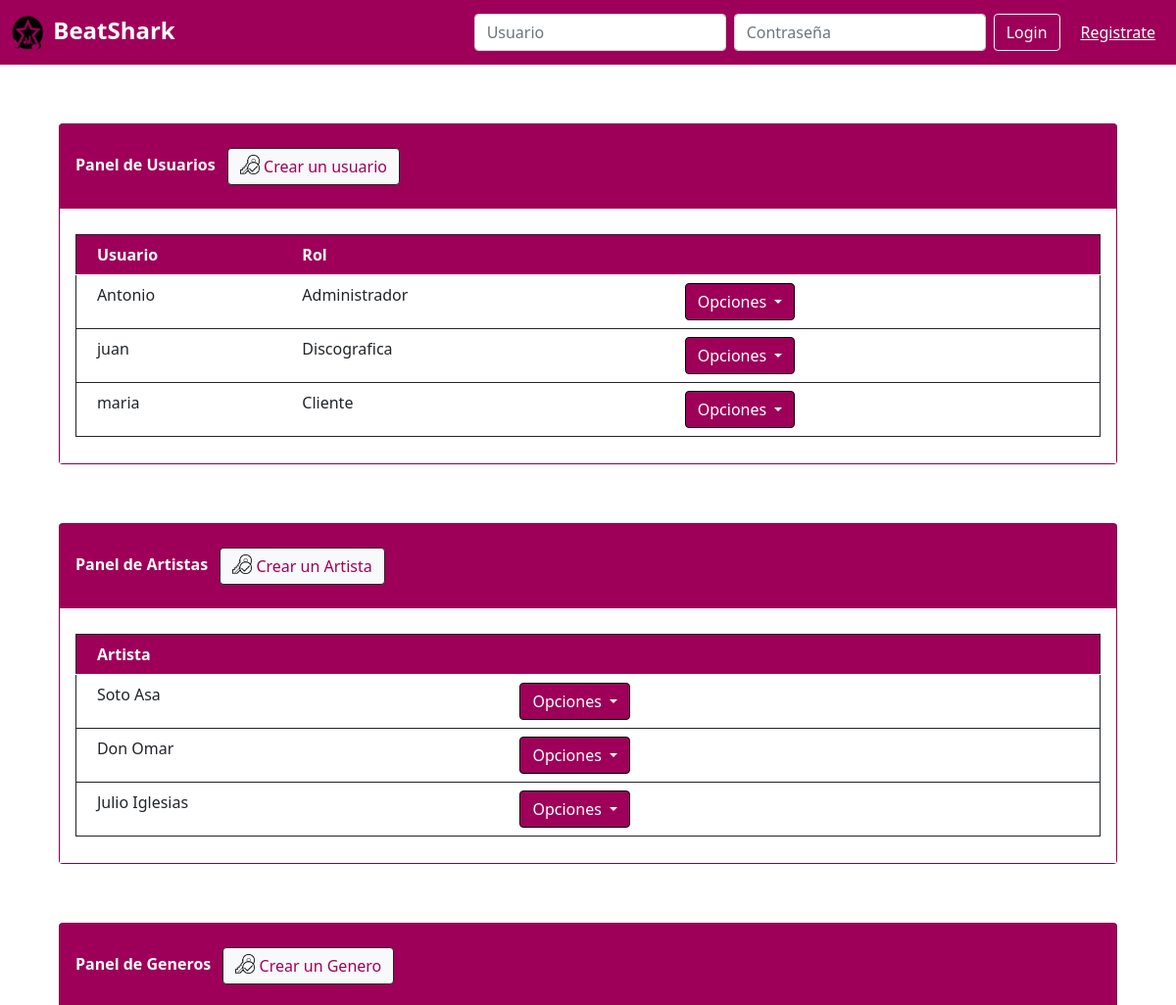
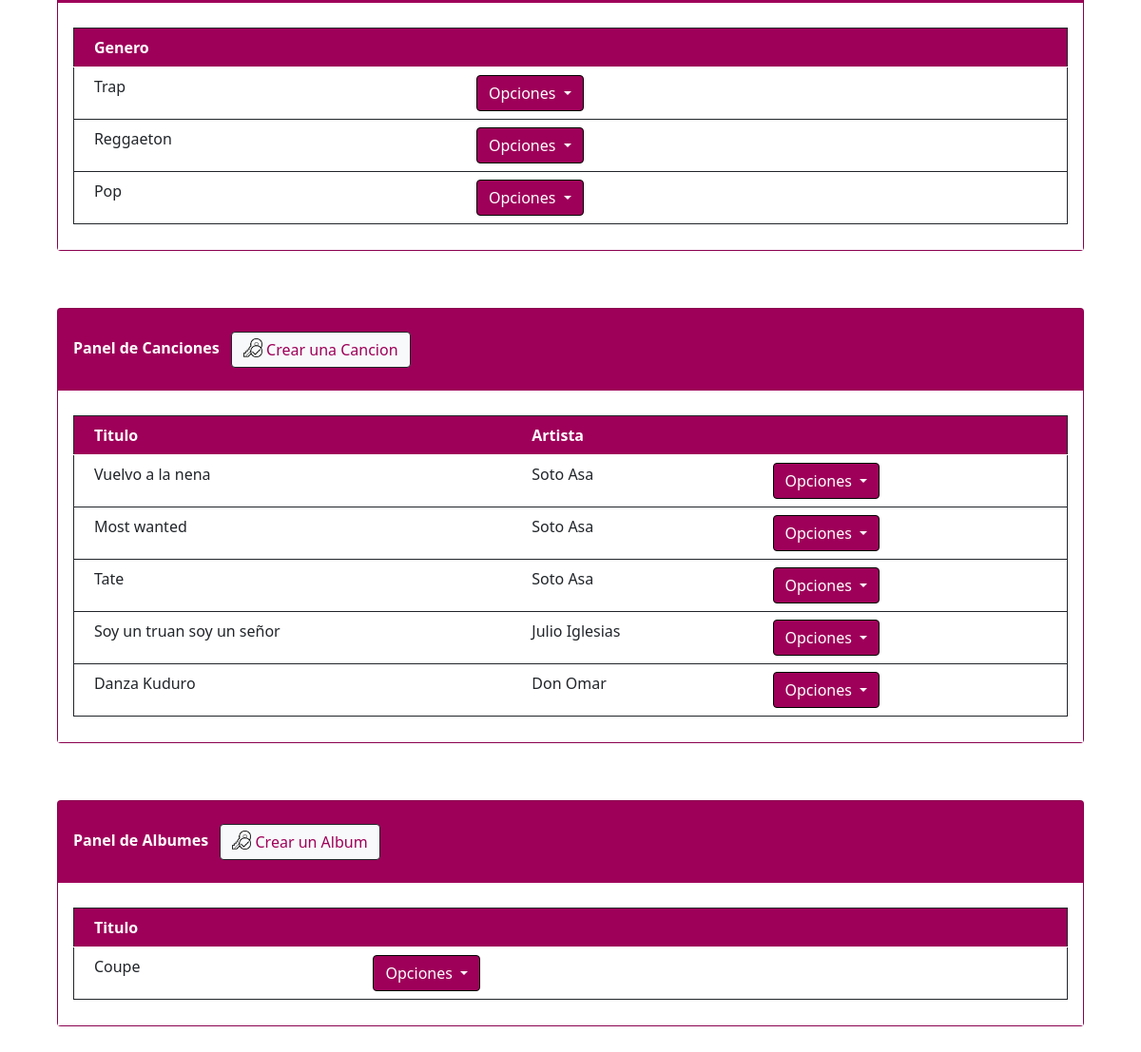
The app's page /edit/ (signed in), older data (2 pictures, top to bottom).
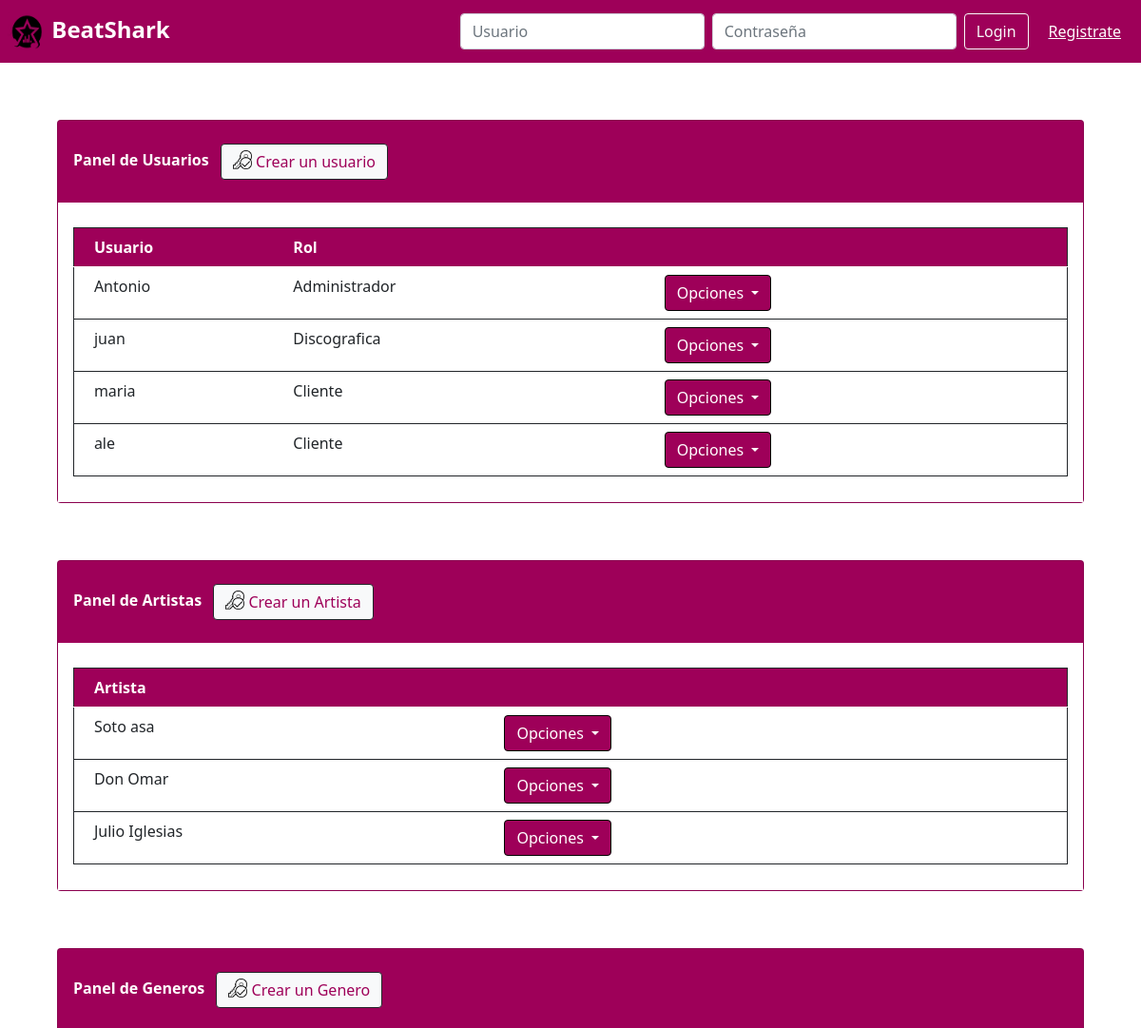
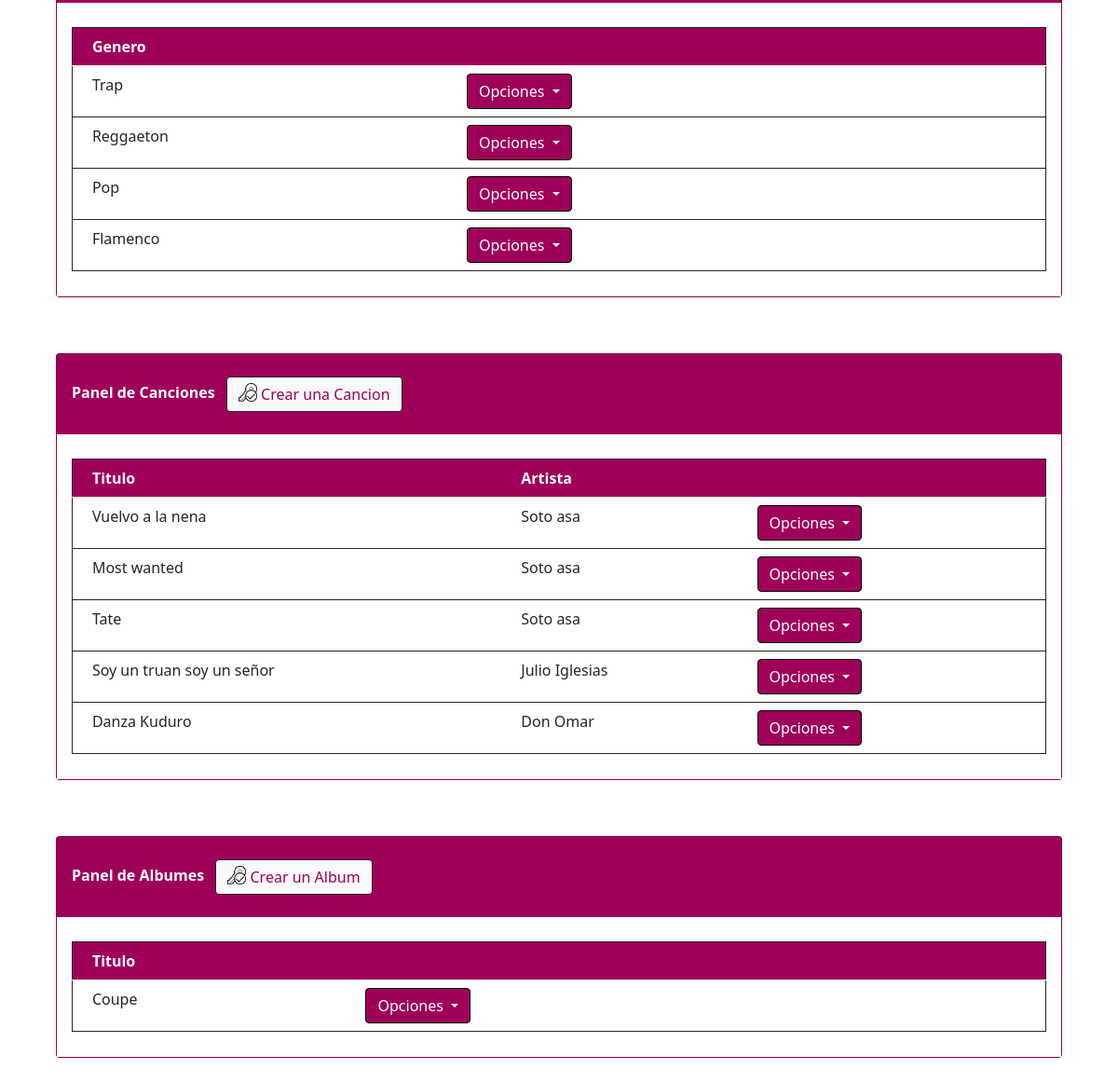
The same page, newer data (2 pictures, top to bottom).
### BeatSharkApp/models.py (models this page shows, shortened)
class Usuario(models.Model):
    nombre = models.CharField(max_length=50, unique=True)
    contraseña = models.CharField(max_length=256)
    email = models.EmailField(unique=True)
    rol = models.SmallIntegerField(default=1)

class Artista(models.Model):
    nombre = models.CharField(max_length=50, unique=True)
    nacionalidad = models.CharField(max_length=20)
    fechaNacimiento = models.DateField(auto_now_add=False, auto_now=False, blank=True, null=True)

class Genero(models.Model):
    nombre_genero = models.CharField(max_length=50)

class Cancion(models.Model):
    titulo = models.CharField(max_length=50)
    artista = models.ManyToManyField(Artista)
    genero = models.ManyToManyField(Genero)

class Album(models.Model):
    nombre = models.CharField(max_length=50)
    num_canciones = models.SmallIntegerField(null=False)
    fechaEstreno = models.DateField(auto_now_add=False, auto_now=False, blank=True, null=True)

### BeatSharkApp/views.py (the view, shortened to what this page needs)
# urls.py: path('edit/', views.admin, name='edit'),
def admin(request):
    if(request.GET.get('logout')):
        for key in list(request.session.keys()):
            del request.session[key]
        return HttpResponseRedirect("/")
    if (request.POST.get('deleteUser')):
        userId = request.POST.get('deleteUser')
        Usuario.objects.filter(id=userId).delete()
        return HttpResponseRedirect("/edit")
    if (request.POST.get('deleteGenero')):
        generoId = request.POST.get('deleteGenero')
        Genero.objects.filter(id=generoId).delete()
        return HttpResponseRedirect("/edit")
    if (request.POST.get('deleteArtist')):
        artistId = request.POST.get('deleteArtist')
        artista = Artista.objects.get(id=artistId)
        Cancion.objects.filter(artista=artista).delete()
        Artista.objects.filter(id=artistId).delete()
        return HttpResponseRedirect("/edit")
    if (request.POST.get('deleteCancion')):
        canciontId = request.POST.get('deleteCancion')
        Cancion.objects.filter(id=canciontId).delete()
        return HttpResponseRedirect("/edit")
    if (request.POST.get('deleteAlbum')):
        albumtId = request.POST.get('deleteAlbum')
        Album.objects.filter(id=albumtId).delete()
        return HttpResponseRedirect("/edit")
    canciones = Cancion.objects.all()
    usuarios = Usuario.objects.all()
    artistas = Artista.objects.all()
    albumes = Album.objects.all()
    generos = Genero.objects.all()
    return render(request, 'social/admin.html', {'canciones': canciones, 'artistas': artistas,
     'albumes': albumes, 'usuarios': usuarios, 'generos': generos})

### BeatSharkApp/templates/social/admin.html (shortened to what the changed rows need)
<!doctype html>
<html lang="en">
<head>
  <link href="https://cdn.jsdelivr.net/npm/bootstrap@5.0.0-beta1/dist/css/bootstrap.min.css" rel="stylesheet"
>
</head>
<body>
  {% include "social/navbar.html" %}
  {% if request.session.rol == 2 or request.session.rol == 3%}
  {% if request.session.rol == 2 %}
  <div class="card" style="margin: 5%; color: white; background-color: #9e0059; font-weight: bold;">
    <div class="card-body" style="background-color: white; color: black; font-weight: lighter;">
      <table class="table col border border-dark" style="margin-top: 1%; margin-bottom: 1%;">
        <thead class="thead-dark">
          <tr style="color: white; background-color:  #9e0059;">
            <th scope="col" style="padding-left: 2%;">Usuario</th>
            <th scope="col">Rol</th>
            <th scope="col"></th>
          </tr>
        </thead>
        <tbody>
          {% for usuario in usuarios %}
          <tr>
            <td style="padding-left: 2%;">{{usuario.nombre}}</td>
            <td>
              {% if usuario.rol == 1 %}
              Cliente
              {% elif usuario.rol == 2%}
              Administrador
              {% else %}
              Discografica
              {% endif %}
            </td>
            <td>
              <div class="btn-group me-2" role="group">
                <button id="btnGroupDrop1" type="button" class="btn btn-light dropdown-toggle" data-toggle="dropdown"
                  aria-haspopup="true" aria-expanded="false"
                  style="border-color: black; background-color: #9e0059; color: white;">
                  Opciones
                </button>
              </div>
            </td>
          </tr>
          {% endfor %}
          </table>
    </div>
  </div>
  {% endif %}
  <div class="card" style="margin: 5%; color: white; background-color: #9e0059; font-weight: bold;">
    <div class="card-body" style="background-color: white; color: black; font-weight: lighter;">
      <table class="table col border border-dark" style="margin-top: 1%; margin-bottom: 1%;">
        <thead class="thead-dark">
          <tr style="color: white; background-color:  #9e0059;">
            <th scope="col" style="padding-left: 2%;">Artista</th>
            <th scope="col"></th>
          </tr>
        </thead>
        <tbody>
          {% for artista in artistas %}
          <tr>
            <td style="padding-left: 2%;">{{artista.nombre}}</td>
            <td>
              <div class="btn-group me-2" role="group">
                <button id="btnGroupDrop1" type="button" class="btn btn-light dropdown-toggle" data-toggle="dropdown"
                  aria-haspopup="true" aria-expanded="false"
                  style="border-color: black; background-color: #9e0059; color: white;">
                  Opciones
                </button>
              </div>
            </td>
          </tr>
          {% endfor %}
          </table>
    </div>
  </div>
  <div class="card" style="margin: 5%; color: white; background-color: #9e0059; font-weight: bold;">
    <div class="card-body" style="background-color: white; color: black; font-weight: lighter;">
      <table class="table col border border-dark" style="margin-top: 1%; margin-bottom: 1%;">
        <thead class="thead-dark">
          <tr style="color: white; background-color:  #9e0059;">
            <th scope="col" style="padding-left: 2%;">Genero</th>
            <th scope="col"></th>
          </tr>
        </thead>
        <tbody>
          {% for genero in generos %}
          <tr>
            <td style="padding-left: 2%;">{{genero.nombre_genero}}</td>
            <td>
              <div class="btn-group me-2" role="group">
                <button id="btnGroupDrop1" type="button" class="btn btn-light dropdown-toggle" data-toggle="dropdown"
                  aria-haspopup="true" aria-expanded="false"
                  style="border-color: black; background-color: #9e0059; color: white;">
                  Opciones
                </button>
              </div>
            </td>
          </tr>
          {% endfor %}
          </table>
    </div>
  </div>
  <div class="card" style="margin: 5%; color: white; background-color: #9e0059; font-weight: bold;">
    <div class="card-body" style="background-color: white; color: black; font-weight: lighter;">
      <table class="table col border border-dark" style="margin-top: 1%; margin-bottom: 1%;">
        <thead class="thead-dark">
          <tr style="color: white; background-color:  #9e0059;">
            <th scope="col" style="padding-left: 2%;">Titulo</th>
            <th scope="col">Artista</th>
            <th scope="col"></th>
          </tr>
        </thead>
        <tbody>
          {% for cancion in canciones %}
          <tr>
            <td style="padding-left: 2%;">{{cancion.titulo}}</td>
            <td>
              {% for artista in cancion.artista.all %}
                {{ artista.nombre }}
              {% endfor %}
            </td>
            <td>
              <div class="btn-group me-2" role="group">
                <button id="btnGroupDrop1" type="button" class="btn btn-light dropdown-toggle" data-toggle="dropdown"
                  aria-haspopup="true" aria-expanded="false"
                  style="border-color: black; background-color: #9e0059; color: white;">
                  Opciones
                </button>
              </div>
            </td>
          </tr>
          {% endfor %}
          </table>
    </div>
  </div>
  <div class="card" style="margin: 5%; color: white; background-color: #9e0059; font-weight: bold;">
    <div class="card-body" style="background-color: white; color: black; font-weight: lighter;">
      <table class="table col border border-dark" style="margin-top: 1%; margin-bottom: 1%;">
        <thead class="thead-dark">
          <tr style="color: white; background-color:  #9e0059;">
            <th scope="col" style="padding-left: 2%;">Titulo</th>
            <th scope="col"></th>
          </tr>
        </thead>
        <tbody>
          {% for album in albumes %}
          <tr>
            <td style="padding-left: 2%;">{{album.nombre}}</td>
            <td>
              <div class="btn-group me-2" role="group">
                <button id="btnGroupDrop1" type="button" class="btn btn-light dropdown-toggle" data-toggle="dropdown"
                  aria-haspopup="true" aria-expanded="false"
                  style="border-color: black; background-color: #9e0059; color: white;">
                  Opciones
                </button>
              </div>
            </td>
          </tr>
          {% endfor %}
          </table>
    </div>
  </div>
  {% else %}
  <div class="card">
    <div class="card-body">
      Donde vas listill@? no estas autorizado.
    </div>
  </div>
  {% endif %}
</body>
</html>

Row changes from the older to the newer data that the page shows:
added Usuario: nombre "ale", rol "Cliente"
changed Artista: nombre "Soto Asa" → "Soto asa"
added Genero: nombre_genero "Flamenco"
